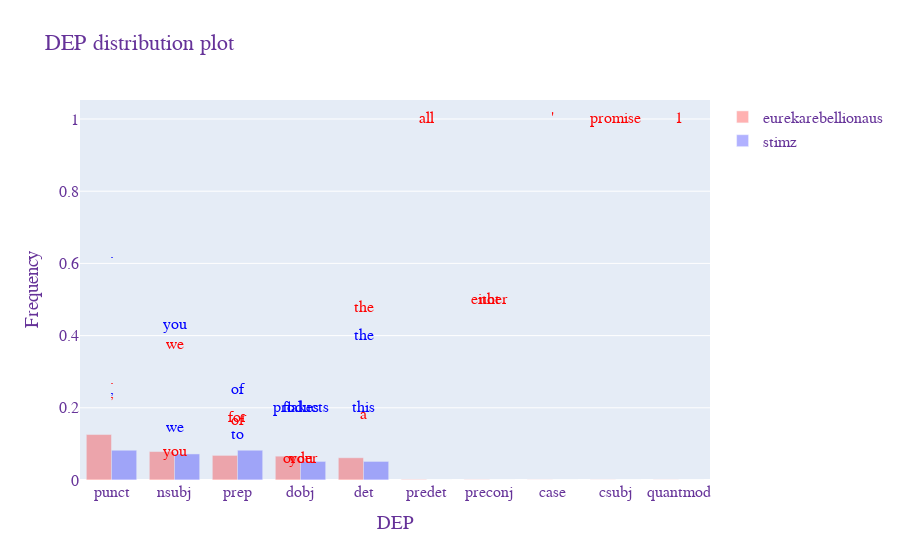

The cell this chart's notebook holds for it:
### Code cell
generate_scatter_plot(parent_vendor_vocab, parent_vendor_density, alias2_vocab, alias2_density, parent_vendor_name="eurekarebellionaus", alias_name="stimz", n_vendor=2, mode="dep")

### Figure 1 — Plotly figure (JSON) as saved in the notebook; plotly's stock layout.template omitted (floating-point values rounded to 4 significant figures)
{"data": [{"marker": {"color": "red"}, "name": "eurekarebellionaus", "opacity": 0.3, "type": "bar", "x": ["punct", "nsubj", "prep", "dobj", "det", "predet", "preconj", "case", "csubj", "quantmod"], "y": [0.1259, 0.0788, 0.0682, 0.066, 0.0616, 0.0017, 0.0011, 0.0006, 0.0006, 0.0006]}, {"marker": {"color": "blue"}, "name": "stimz", "opacity": 0.3, "type": "bar", "x": ["punct", "nsubj", "prep", "dobj", "det", "predet", "preconj", "case", "csubj", "quantmod"], "y": [0.0825, 0.0722, 0.0825, 0.0515, 0.0515, 0, 0, 0, 0, 0]}, {"marker": {"color": "red"}, "mode": "text", "showlegend": false, "text": [".", ","], "textfont": {"color": "red"}, "type": "scatter", "x": ["punct", "punct", "punct", "punct", "punct", "punct", "punct", "punct", "punct", "punct"], "y": [0.2775, 0.2379]}, {"marker": {"color": "red"}, "mode": "text", "showlegend": false, "text": ["we", "you"], "textfont": {"color": "red"}, "type": "scatter", "x": ["nsubj", "nsubj", "nsubj", "nsubj", "nsubj", "nsubj", "nsubj", "nsubj", "nsubj", "nsubj"], "y": [0.3732, 0.0775]}, {"marker": {"color": "red"}, "mode": "text", "showlegend": false, "text": ["for", "of"], "textfont": {"color": "red"}, "type": "scatter", "x": ["prep", "prep", "prep", "prep", "prep", "prep", "prep", "prep", "prep", "prep"], "y": [0.1707, 0.1626]}, {"marker": {"color": "red"}, "mode": "text", "showlegend": false, "text": ["you", "order"], "textfont": {"color": "red"}, "type": "scatter", "x": ["dobj", "dobj", "dobj", "dobj", "dobj", "dobj", "dobj", "dobj", "dobj", "dobj"], "y": [0.0588, 0.0588]}, {"marker": {"color": "red"}, "mode": "text", "showlegend": false, "text": ["the", "a"], "textfont": {"color": "red"}, "type": "scatter", "x": ["det", "det", "det", "det", "det", "det", "det", "det", "det", "det"], "y": [0.4775, 0.1802]}, {"marker": {"color": "red"}, "mode": "text", "showlegend": false, "text": ["all"], "textfont": {"color": "red"}, "type": "scatter", "x": ["predet", "predet", "predet", "predet", "predet", "predet", "predet", "predet", "predet", "predet"], "y": [1]}, {"marker": {"color": "red"}, "mode": "text", "showlegend": false, "text": ["either", "not"], "textfont": {"color": "red"}, "type": "scatter", "x": ["preconj", "preconj", "preconj", "preconj", "preconj", "preconj", "preconj", "preconj", "preconj", "preconj"], "y": [0.5, 0.5]}, {"marker": {"color": "red"}, "mode": "text", "showlegend": false, "text": ["'"], "textfont": {"color": "red"}, "type": "scatter", "x": ["case", "case", "case", "case", "case", "case", "case", "case", "case", "case"], "y": [1]}, {"marker": {"color": "red"}, "mode": "text", "showlegend": false, "text": ["promise"], "textfont": {"color": "red"}, "type": "scatter", "x": ["csubj", "csubj", "csubj", "csubj", "csubj", "csubj", "csubj", "csubj", "csubj", "csubj"], "y": [1]}, {"marker": {"color": "red"}, "mode": "text", "showlegend": false, "text": ["1"], "textfont": {"color": "red"}, "type": "scatter", "x": ["quantmod", "quantmod", "quantmod", "quantmod", "quantmod", "quantmod", "quantmod", "quantmod", "quantmod", "quantmod"], "y": [1]}, {"marker": {"color": "blue"}, "mode": "text", "showlegend": false, "text": [".", ","], "textfont": {"color": "blue"}, "type": "scatter", "x": ["punct", "punct", "punct", "punct", "punct"], "y": [0.625, 0.25]}, {"marker": {"color": "blue"}, "mode": "text", "showlegend": false, "text": ["you", "we"], "textfont": {"color": "blue"}, "type": "scatter", "x": ["nsubj", "nsubj", "nsubj", "nsubj", "nsubj"], "y": [0.4286, 0.1429]}, {"marker": {"color": "blue"}, "mode": "text", "showlegend": false, "text": ["of", "to"], "textfont": {"color": "blue"}, "type": "scatter", "x": ["prep", "prep", "prep", "prep", "prep"], "y": [0.25, 0.125]}, {"marker": {"color": "blue"}, "mode": "text", "showlegend": false, "text": ["flakes", "products"], "textfont": {"color": "blue"}, "type": "scatter", "x": ["dobj", "dobj", "dobj", "dobj", "dobj"], "y": [0.2, 0.2]}, {"marker": {"color": "blue"}, "mode": "text", "showlegend": false, "text": ["the", "this"], "textfont": {"color": "blue"}, "type": "scatter", "x": ["det", "det", "det", "det", "det"], "y": [0.4, 0.2]}], "layout": {"font": {"color": "RebeccaPurple", "family": "Courier New, monospace", "size": 16}, "title": {"text": "DEP distribution plot"}, "xaxis": {"title": {"text": "DEP"}}, "yaxis": {"title": {"text": "Frequency"}}}}
